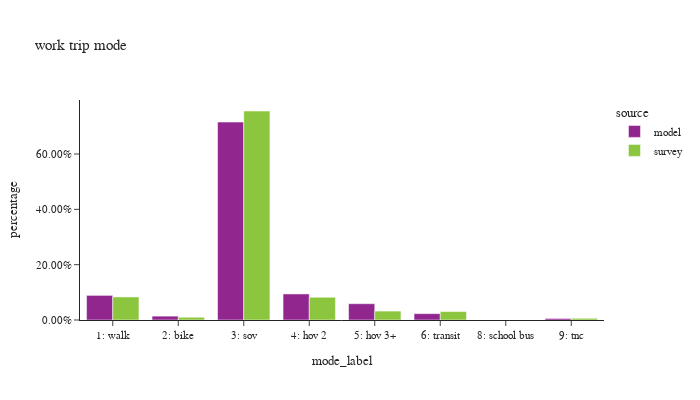

The code cell stored with this chart in its notebook:
### Code cell
df_plot = wk_trip.groupby(['source','mode_label'])['trexpfac'].sum().reset_index()
df_plot['percentage'] = df_plot.groupby(['source'], group_keys=False)['trexpfac']. \
    apply(lambda x: x / float(x.sum()))

df_plot_ct = wk_trip.groupby(['source','mode_label'])['trexpfac'].count().reset_index(). \
    rename(columns={'trexpfac':'sample count'})
df_plot = df_plot.merge(df_plot_ct, on=['source','mode_label'])

fig = px.bar(df_plot.sort_values(by=['source']), x="mode_label", y="percentage", color="source",
             barmode="group",hover_data=['sample count'],title="work trip mode")
fig.update_layout(height=400, width=700, font=dict(size=11),
                  xaxis = dict(dtick = 1, categoryorder='category ascending'),
                  yaxis=dict(tickformat=".2%"))
fig.show()

### Figure 1 — Plotly figure (JSON) as saved in the notebook; plotly's stock layout.template omitted (floating-point values rounded to 4 significant figures)
{"data": [{"alignmentgroup": "True", "customdata": [[191723], [30104], [1541219], [202862], [126854], [49461], [41], [12002]], "hovertemplate": "source=model<br>mode_label=%{x}<br>percentage=%{y}<br>sample count=%{customdata[0]}<extra></extra>", "legendgroup": "model", "marker": {"color": "#91268F", "pattern": {"shape": ""}}, "name": "model", "offsetgroup": "model", "orientation": "v", "showlegend": true, "textposition": "auto", "type": "bar", "x": ["1: walk", "2: bike", "3: sov", "4: hov 2", "5: hov 3+", "6: transit", "8: school bus", "9: tnc"], "xaxis": "x", "y": [0.089, 0.01397, 0.7154, 0.09417, 0.05889, 0.02296, 1.903e-05, 0.005571], "yaxis": "y"}, {"alignmentgroup": "True", "customdata": [[642], [159], [2550], [222], [84], [354], [20]], "hovertemplate": "source=survey<br>mode_label=%{x}<br>percentage=%{y}<br>sample count=%{customdata[0]}<extra></extra>", "legendgroup": "survey", "marker": {"color": "#8CC63E", "pattern": {"shape": ""}}, "name": "survey", "offsetgroup": "survey", "orientation": "v", "showlegend": true, "textposition": "auto", "type": "bar", "x": ["1: walk", "2: bike", "3: sov", "4: hov 2", "5: hov 3+", "6: transit", "9: tnc"], "xaxis": "x", "y": [0.08338, 0.009929, 0.7555, 0.08219, 0.03219, 0.03058, 0.006242], "yaxis": "y"}], "layout": {"barmode": "group", "font": {"size": 11}, "height": 400, "legend": {"title": {"text": "source"}, "tracegroupgap": 0}, "title": {"text": "work trip mode"}, "width": 700, "xaxis": {"anchor": "y", "categoryorder": "category ascending", "domain": [0.0, 1.0], "dtick": 1, "title": {"text": "mode_label"}}, "yaxis": {"anchor": "x", "domain": [0.0, 1.0], "tickformat": ".2%", "title": {"text": "percentage"}}}}
